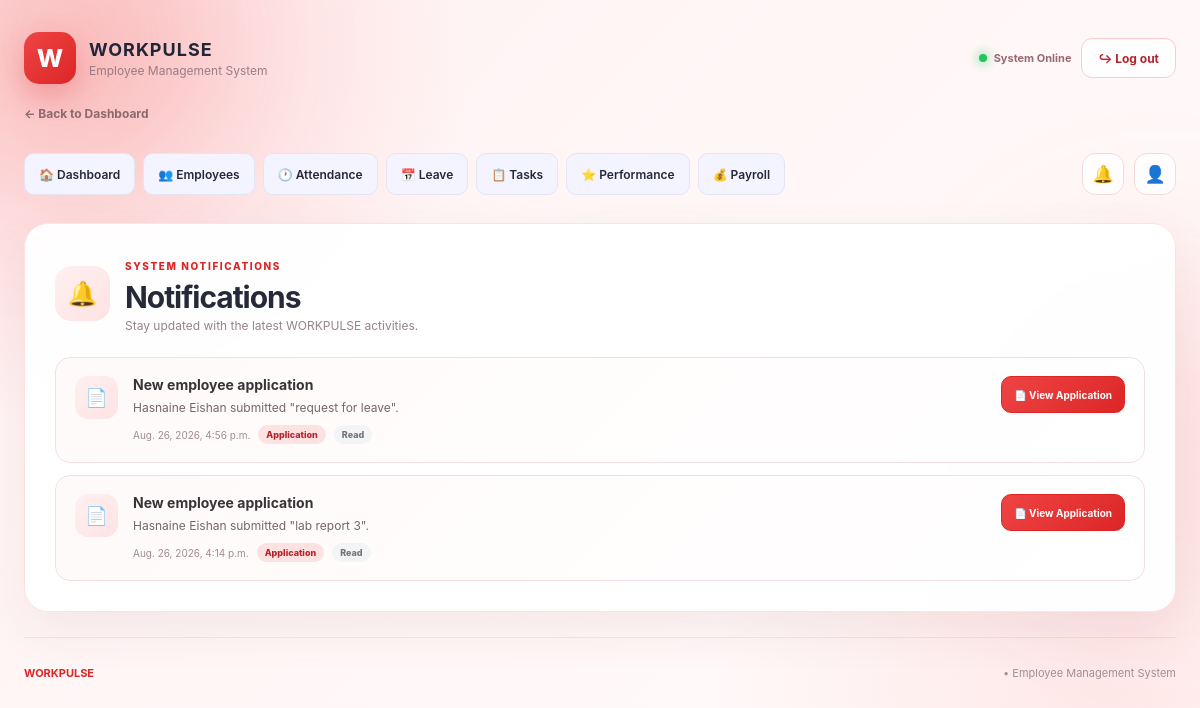
The app's page /notifications/ (signed in) with its own data.
### core/models.py (models this page shows)
class Notification(models.Model):
    recipient = models.ForeignKey(
        User,
        on_delete=models.CASCADE,
        related_name='workpulse_notifications'
    )
    title = models.CharField(
        max_length=200
    )
    message = models.TextField()
    application = models.ForeignKey(
        EmployeeApplication,
        on_delete=models.CASCADE,
        null=True,
        blank=True,
        related_name='notifications'
    )
    created_at = models.DateTimeField(
        auto_now_add=True
    )
    read_at = models.DateTimeField(
        null=True,
        blank=True
    )
    class Meta:
        ordering = ['-created_at']
    @property
    def is_read(self):
        return self.read_at is not None

### core/views.py (the view)
@never_cache
def notification_list(request):
    if not request.user.is_authenticated:
        return redirect('employee_login')
    notifications = request.user.workpulse_notifications.all()[:30]
    return render(request, 'core/notifications.html', {'notifications': notifications})

### core/context_processors.py (called while the page is built)
def workpulse_notifications(request):
    if not request.user.is_authenticated:
        return {}
    notifications = Notification.objects.filter(recipient=request.user)
    return {
        'unread_notifications': notifications.filter(read_at__isnull=True)[:5],
        'unread_notification_count': notifications.filter(read_at__isnull=True).count(),
    }

### core/templates/core/notifications.html (shortened to what this page needs)
{% load static %}
<!DOCTYPE html>
<html lang="en">
<head>
    <link rel="stylesheet"
          href="{% static 'core/css/style.css' %}">
</head>
<body>
<div class="bg-orb orb-one"></div>
<main class="dashboard">
    <header class="topbar">
        <div class="brand">
            <div class="brand-icon">
                W
            </div>
            <div>
                <h2>
                    WORKPULSE
                </h2>
                <span>
                    Employee Management System
                </span>
            </div>
        </div>
        <div class="top-actions">
            <div class="live-status">
                <span></span>
                System Online
            </div>
            <a
                href="{% url 'logout' %}"
                class="logout-btn"
            >
                ↪ Log out
            </a>
        </div>
    </header>
    <a
        href="{% url 'dashboard_page' %}"
        class="back-dashboard"
    >
        ← Back to Dashboard
    </a>
    <nav class="main-navigation">
        <div class="nav-links">
            <a
                href="{% url 'dashboard_page' %}"
                class="nav-link"
            >
                🏠 Dashboard
            </a>
            <a
                href="{% url 'employee_list' %}"
                class="nav-link"
            >
                👥 Employees
            </a>
            <a
                href="{% url 'attendance_list' %}"
                class="nav-link"
            >
                🕐 Attendance
            </a>
            <a
                href="{% url 'leave_list' %}"
                class="nav-link"
            >
                📅 Leave
            </a>
            <a
                href="{% url 'task_list' %}"
                class="nav-link"
            >
                📋 Tasks
            </a>
            <a
                href="{% url 'performance_list' %}"
                class="nav-link"
            >
                ⭐ Performance
            </a>
            <a
                href="{% url 'payroll_list' %}"
                class="nav-link"
            >
                💰 Payroll
            </a>
        </div>
        <div class="nav-actions">
            <div class="notification-wrapper">
                <button
                    type="button"
                    class="nav-icon-button"
                    id="notificationButton"
                    title="Notifications"
                >
                    🔔
                </button>
            </div>
            <div class="admin-wrapper">
                <button
                    type="button"
                    class="nav-icon-button"
                    id="adminButton"
                    title="Administrator"
                >
                    👤
                </button>
            </div>
        </div>
    </nav>
    <section class="form-card">
        <div class="page-heading">
            <div class="page-icon">
                🔔
            </div>
            <div>
                <span class="section-label">
                    SYSTEM NOTIFICATIONS
                </span>
                <h1>
                    Notifications
                </h1>
                <p>
                    Stay updated with the latest
                    WORKPULSE activities.
                </p>
            </div>
        </div>
        <div class="notification-list">
            {% for notification in notifications %}
                <div
                    class="notification-card
                    {% if not notification.is_read %}unread{% endif %}"
                >
                    <div class="notification-icon">
                        {% if notification.application %}
                            📄
                        {% elif not notification.is_read %}
                            🔔
                        {% else %}
                            ✓
                        {% endif %}
                    </div>
                    <div class="notification-content">
                        <strong>
                            {{ notification.title }}
                        </strong>
                        <p>
                            {{ notification.message }}
                        </p>
                        <div class="notification-meta">
                            <span>
                                {{ notification.created_at }}
                            </span>
                            {% if notification.application %}
                                <span class="unread-badge">
                                    Application
                                </span>
                            {% endif %}
                            {% if not notification.is_read %}
                                <span class="unread-badge">
                                    Unread
                                </span>
                            {% else %}
                                <span class="read-badge">
                                    Read
                                </span>
                            {% endif %}
                        </div>
                    </div>
                    <div class="notification-actions">
                        {% if notification.application %}
                            <a
                                href="{% url 'application_detail' notification.application.id %}"
                                class="view-application-btn"
                            >
                                📄 View Application
                            </a>
                        {% endif %}
                    </div>
                </div>
            {% endfor %}
        </div>
    </section>
    <footer class="form-footer">
        <strong>
            WORKPULSE
        </strong>
        • Employee Management System
    </footer>
</main>
</body>
</html>

### core/static/core/css/style.css (style rules this page uses)
* { margin: 0; padding: 0; box-sizing: border-box; }
html { scroll-behavior: smooth; }
body { font-family: "Segoe UI", Arial, sans-serif; min-height: 100vh; color: #172033; overflow-x: hidden; background: radial-gradient(circle at 10% 20%, rgba(99,102,241,.14), transparent 30%), radial-gradient(circle at 90% 80%, rgba(16,185,129,.12), transparent 30%), linear-gradient(135deg, #f8f9ff, #eef2ff 50%, #f5fbff); }
.bg-orb { position: fixed; border-radius: 50%; filter: blur(80px); pointer-events: none; z-index: -1; animation: floatOrb 10s ease-in-out infinite; }
.orb-one { width: 280px; height: 280px; background: rgba(99,102,241,.18); top: 5%; left: -100px; }
.dashboard { width: min(1400px, 92%); margin: auto; padding: 30px 0 60px; }
.topbar { display: flex; justify-content: space-between; align-items: center; margin-bottom: 35px; }
.brand { display: flex; align-items: center; gap: 12px; }
.brand-icon { width: 45px; height: 45px; display: grid; place-items: center; color: white; font-weight: 800; font-size: 22px; border-radius: 14px; background: linear-gradient( 135deg, #6366f1, #8b5cf6 ); box-shadow: 0 10px 30px rgba(99,102,241,.35); }
.brand h2 { font-size: 17px; letter-spacing: 1px; }
.brand span { color: #8790a5; font-size: 11px; }
.top-actions { display: flex; align-items: center; gap: 18px; }
.live-status { font-size: 12px; color: #667085; }
.live-status span { display: inline-block; width: 7px; height: 7px; border-radius: 50%; background: #22c55e; box-shadow: 0 0 12px #22c55e; }
.eyebrow, .section-label { color: #6366f1; font-size: 11px; font-weight: 800; letter-spacing: 2px; }
footer { display: flex; justify-content: space-between; margin-top: 60px; padding-top: 25px; border-top: 1px solid rgba(0,0,0,.06); color: #98a2b3; font-size: 11px; }
.form-card { padding: 42px; border-radius: 30px; background: rgba(255,255,255,.82); border: 1px solid rgba(255,255,255,.95); backdrop-filter: blur(25px); box-shadow: 0 30px 80px rgba(50,60,100,.12); }
.form-footer { text-align: center; margin-top: 25px; color: #98a2b3; font-size: 10px; }
.main-navigation { display: flex; flex-wrap: wrap; gap: 8px; margin-bottom: 22px; }
.main-navigation a { padding: 9px 14px; border: 1px solid #e4e5f1; border-radius: 10px; background: #f3f4ff; color: #25283a; font-size: 12px; font-weight: 600; text-decoration: none; transition: transform .2s ease, background .2s ease, color .2s ease; }

### records on screen
Notification: title "New employee application", message "Hasnaine Eishan submitted \"request for leave\".", created_at "Aug. 26, 2026, 4:56 p.m.", shows "Application", shows "Read", shows "📄 View Application"
Notification: title "New employee application", message "Hasnaine Eishan submitted \"lab report 3\".", created_at "Aug. 26, 2026, 4:14 p.m.", shows "Application", shows "Read", shows "📄 View Application"
